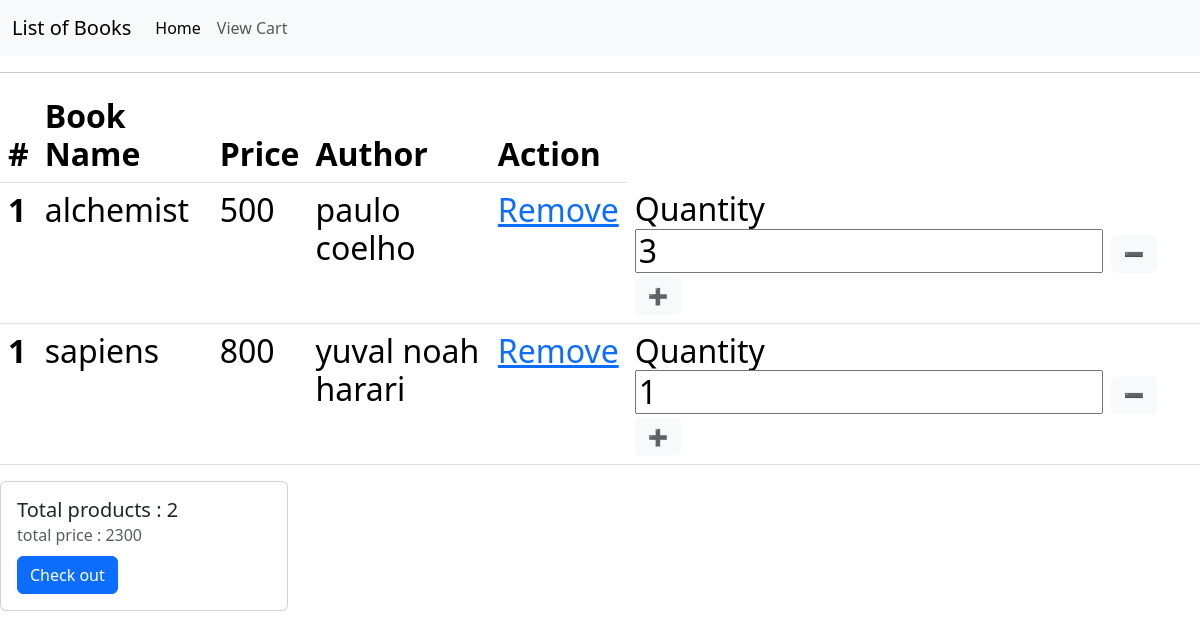
Page /user/view-cart/ (signed in) on the committed database.
### userapp/models.py (models this page shows)
class CartItem(models.Model):
    cart=models.ForeignKey(Cart,on_delete=models.CASCADE)
    book=models.ForeignKey(Book,on_delete=models.CASCADE)
    quantity=models.PositiveIntegerField(default=1)

### bookapp/models.py (models this page shows, shortened)
class Book(models.Model):
    title = models.CharField(max_length=200)
    price = models.IntegerField()
    image=models.ImageField(upload_to='book_media')
    quantity=models.IntegerField()
    author = models.ForeignKey(Author,  on_delete=models.CASCADE)  #Assure Referential Integrity

class Author(models.Model):
    name = models.CharField(max_length=200,null=True)
    def __str__(self):
        return '{}'.format(self.name)

### userapp/views.py (the view, shortened to what this page needs)
# urls.py: path('view-cart/',views.view_cart,name='viewcart'),
def view_cart(request):
    try:
        if request.user.is_authenticated:
            cart, created = Cart.objects.get_or_create(user=request.user)
            cart_items = cart.cartitem_set.all()
            total_price = sum(item.book.price * item.quantity for item in cart_items)
            total_items = cart_items.count()
            context = {
                'cart_items': cart_items,
                'total_price': total_price,
                'total_items': total_items
            }
            return render(request, 'user/cart.html', context)
        else:
            messages.error(request, 'Please login first')
    except Cart.DoesNotExist:
        messages.error(request, 'Error retrieving the cart')

### templates/user/cart.html (shortened to what this page needs)
<!DOCTYPE html>
{% block content %}
<html>
<head><meta charset="utf-8">
<link href="https://cdn.jsdelivr.net/npm/bootstrap@5.3.3/dist/css/bootstrap.min.css" rel="stylesheet">
</head>
<body>
  <nav class="navbar navbar-expand-lg bg-body-tertiary">
    <div class="container-fluid">
      <a class="navbar-brand" href="{% url 'userlistbook' %}">List of Books</a>
      <div class="collapse navbar-collapse" id="navbarSupportedContent">
        <ul class="navbar-nav me-auto mb-2 mb-lg-0">
          <li class="nav-item">
            <a class="nav-link active" aria-current="page" href="{% url 'user_view' %}">Home</a>
          </li>
          <li class="nav-item">
            <a class="nav-link" href="{% url 'viewcart' %}">View Cart</a>
          </li>
          </ul>
        </div>
      </div>
    </nav><hr/>
<h2>
    {% if not cart_items %}
    <p><h2>Your cart is empty</h2></p>
    {% else %}
    <table class="table">
        <thead>
          <tr>
            <th scope="col">#</th>
            <th scope="col">Book Name</th>
            <th scope="col">Price</th>
            <th scope="col">Author</th>
            <th scope="col">Action</th>
          </tr>
        </thead>
        <tbody>
            {% for item in cart_items %}
          <tr>
            <th scope="row">1</th>
            <td>{{ item.book.title }}</td>
            <td>{{ item.book.price }}</td>
            <td>{{ item.book.author }}</td>
            <td><a href="{% url 'remove_cart' item.id %}" >Remove</a></td>
            {% if item.quantity <= item.book.quantity %}
            <td>Quantity <input type="number" name="quantity" value="{{ item.quantity }}">
              <a href="{% url 'decrease_quantity' item.id %}" class="btn btn-light">➖</a>
              <a href="{% url 'increase_quantity' item.id %}" class="btn btn-light">➕</a></td>
          </tr>
          {% endif %}
          {% endfor %}
        </tbody>
      </table>
      {% endif %}
      <form action="{% url 'create-checkout-session' %}" method="POST">
      <div class="card" style="width: 18rem;" >
          <div class="card-body">
          <h5 class="card-title">Total products : {{ total_items }}</h5>
          <h6 class="card-subtitle mb-2 text-body-secondary">total price : {{ total_price }}</h6>
          <button id="checkout-button" type="submit" class="btn btn-primary">Check out</button>
        </div>
      </div>
    </body>
    {% endblock %}
</html>

### rows in the picture
CartItem: book "alchemist", book.price "500", book.author "paulo coelho", quantity "3"
CartItem: book "sapiens", book.price "800", book.author "yuval noah harari", quantity "1"

### other values in the picture
{{ total_items }} "2"
{{ total_price }} "2300"
